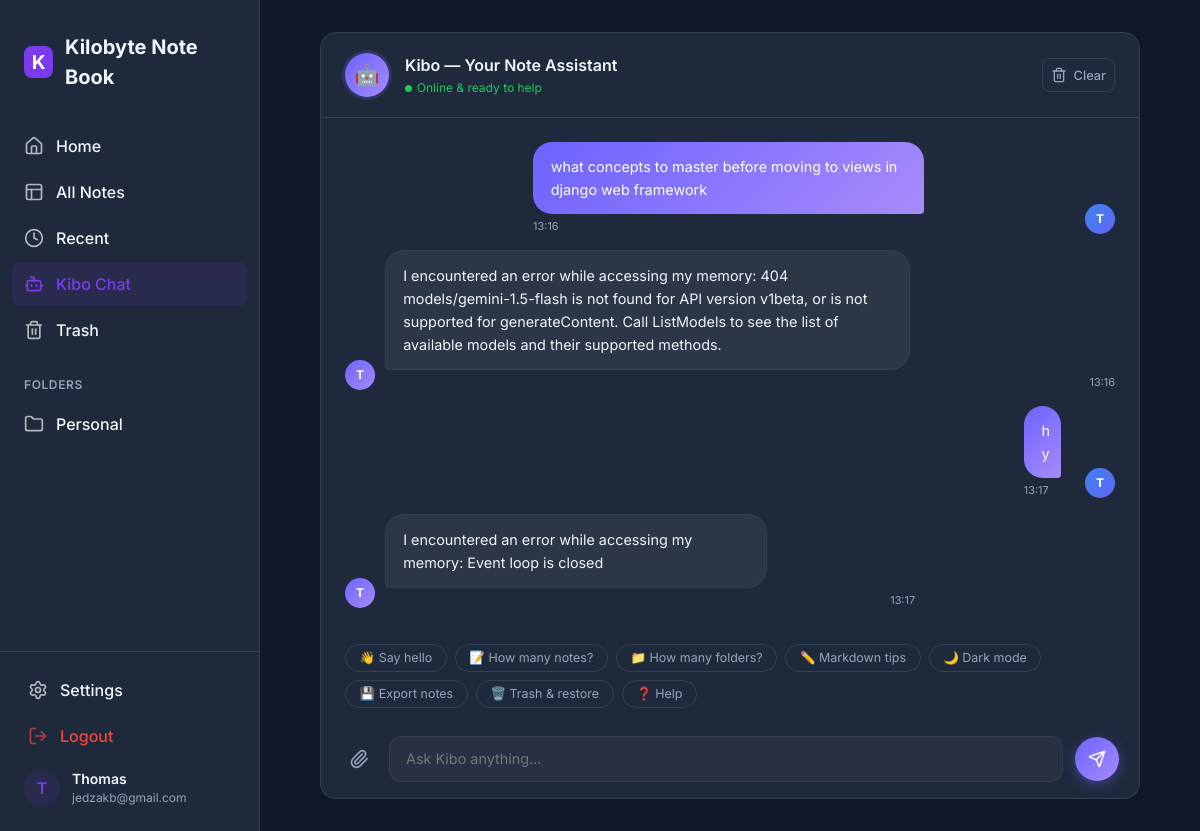
The app's page /chatbot/ (signed in) with its own data.
### main/models.py (models this page shows, shortened)
class Folder(models.Model):
    name = models.CharField(max_length=100)
    user = models.ForeignKey(User, on_delete=models.CASCADE)

class ChatMessage(models.Model):
    user = models.ForeignKey(User, on_delete=models.CASCADE, db_index=True)
    role = models.CharField(max_length=10, choices=[('user', 'User'), ('bot', 'Bot')])
    message = models.TextField()
    has_attachment = models.BooleanField(default=False)
    created_at = models.DateTimeField(auto_now_add=True, db_index=True)

### main/views.py (the view, shortened to what this page needs)
# urls.py: path('chatbot/', views.chatbot, name='chatbot'),
async def chatbot(request):
    if not await sync_to_async(lambda: request.user.is_authenticated)():
        return redirect('/login/')
    history = await sync_to_async(lambda: list(ChatMessage.objects.filter(user=request.user).order_by('created_at')))()
    return await sync_to_async(render)(request, 'main/chatbot.html', {'chat_history': history})

### main/context_processors.py (called while the page is built)
def folders_processor(request):
    if request.user.is_authenticated:
        user_settings, _ = UserSettings.objects.get_or_create(user=request.user)
        return {
            'user_folders': Folder.objects.filter(user=request.user),
            'user_settings': user_settings
        }
    return {'user_folders': []}

### main/templates/main/chatbot.html (shortened to what this page needs)
{% extends 'main/base.html' %}
{% load static %}
{% block content %}
<div class="chat-wrapper animate-fade-in">
  <div class="chat-header">
    <div class="bot-avatar">🤖</div>
    <div class="bot-info">
      <h3>Kibo — Your Note Assistant</h3>
      <div class="bot-status">
        <span class="status-dot"></span>
        Online & ready to help
      </div>
    </div>
    <button id="clear-chat-btn" onclick="clearChat()" title="Clear Conversation" style="margin-left: auto; background: transparent; border: 1px solid var(--border); color: var(--text-muted); padding: 0.5rem; border-radius: 0.5rem; cursor: pointer; display: flex; align-items: center; gap: 0.4rem; transition: all 0.2s;">
      <i data-lucide="trash-2" style="width:16px;height:16px;"></i>
      <span style="font-size: 0.8rem; font-weight: 500;">Clear</span>
    </button>
  </div>
  <div class="chat-messages" id="chat-messages">
    {% if not chat_history %}
    <div class="welcome-card">
      <div class="big-icon">🤖</div>
      <h4>Hey {{ user.username }}, I'm Kibo!</h4>
      <p>Your personal assistant for Kilobyte Note Book. Ask me about notes, folders, markdown, settings, or just say hi!</p>
    </div>
    <div class="msg-row bot-row" id="initial-greeting">
      <div class="msg-avatar bot-msg-avatar">K</div>
      <div>
        <div class="msg-bubble bot-bubble" id="greeting-bubble">
          👋 Hello <strong>{{ user.username }}</strong>! I'm Kibo, your note-taking assistant.
          Type <strong>help</strong> to see what I can do, or just ask away!
        </div>
        <div class="msg-time">Just now</div>
      </div>
    </div>
    {% else %}
      {% for chat in chat_history %}
      <div class="msg-row {% if chat.role == 'user' %}user-row{% else %}bot-row{% endif %}">
        <div class="msg-avatar {% if chat.role == 'user' %}user-msg-avatar{% else %}bot-msg-avatar{% endif %}">
          {{ chat.user.username|first|upper }}
        </div>
        <div>
          <div class="msg-bubble {% if chat.role == 'user' %}user-bubble{% else %}bot-bubble{% endif %}">
            {{ chat.message|linebreaksbr }}
          </div>
          <div class="msg-time">{{ chat.created_at|date:"H:i" }}</div>
        </div>
      </div>
      {% endfor %}
    {% endif %}
  </div>
  <div class="suggestion-chips" id="suggestion-chips">
    <button class="chip" onclick="sendChip(this)">👋 Say hello</button>
    <button class="chip" onclick="sendChip(this)">📝 How many notes?</button>
    <button class="chip" onclick="sendChip(this)">📁 How many folders?</button>
    <button class="chip" onclick="sendChip(this)">✏️ Markdown tips</button>
    <button class="chip" onclick="sendChip(this)">🌙 Dark mode</button>
    <button class="chip" onclick="sendChip(this)">💾 Export notes</button>
    <button class="chip" onclick="sendChip(this)">🗑️ Trash & restore</button>
    <button class="chip" onclick="sendChip(this)">❓ Help</button>
  </div>
  <div class="chat-input-bar">
    <button id="attach-btn" aria-label="Attach file" title="Attach file" onclick="document.getElementById('file-input').click()">
      <i data-lucide="paperclip" style="width:20px;height:20px;"></i>
    </button>
    <textarea
      id="chat-input"
      placeholder="Ask Kibo anything…"
      rows="1"
      aria-label="Chat message input"
    ></textarea>
    <button id="send-btn" aria-label="Send message" title="Send">
      <i data-lucide="send" style="width:18px;height:18px;"></i>
    </button>
  </div>
</div>
{% endblock %}

### main/templates/main/base.html (shortened to what this page needs)
{% load static %}
<!DOCTYPE html>
<html lang="en" {% if user_settings.dark_mode %}data-theme="dark"{% endif %}>
<head>
    <link rel="stylesheet" href="{% static 'main/css/style.css' %}">
</head>
<body>
    {% if user.is_authenticated and not hide_sidebar %}
    <div class="app-container">
        <aside class="sidebar" id="app-sidebar">
            <div class="sidebar-header">
                <div class="logo-icon">K</div>
                <h1 class="logo-text">Kilobyte Note Book</h1>
            </div>
            <nav class="sidebar-nav">
                <div class="nav-section">
                    <a href="{% url 'dashboard' %}" class="nav-item {% if request.resolver_match.url_name == 'dashboard' %}active{% endif %}">
                        <i data-lucide="home"></i>
                        Home
                    </a>
                    <a href="{% url 'home' %}" class="nav-item {% if request.resolver_match.url_name == 'home' %}active{% endif %}">
                        <i data-lucide="layout"></i>
                        All Notes
                    </a>
                    <a href="{% url 'recent_notes' %}" class="nav-item {% if request.resolver_match.url_name == 'recent_notes' %}active{% endif %}">
                        <i data-lucide="clock"></i>
                        Recent
                    </a>
                    <a href="{% url 'chatbot' %}" class="nav-item {% if request.resolver_match.url_name == 'chatbot' %}active{% endif %}">
                        <i data-lucide="bot"></i>
                        Kibo Chat
                    </a>
                    <a href="{% url 'trash' %}" class="nav-item {% if request.resolver_match.url_name == 'trash' %}active{% endif %}">
                        <i data-lucide="trash-2"></i>
                        Trash
                    </a>
                </div>
                <div class="nav-section">
                    <div class="nav-section-title">Folders</div>
                    {% for folder in user_folders %}
                    <a href="{% url 'folder_detail' folder.id %}" class="nav-item">
                        <i data-lucide="folder"></i>
                        {{ folder.name }}
                    </a>
                    {% empty %}
                    <a href="{% url 'folders' %}" class="nav-item text-muted" style="font-size: 0.75rem;">
                        <i data-lucide="plus-circle"></i>
                        Create a folder
                    </a>
                    {% endfor %}
                </div>
            </nav>
            <div class="sidebar-footer">
                <a href="{% url 'settings' %}" class="nav-item">
                    <i data-lucide="settings"></i>
                    Settings
                </a>
                <a href="{% url 'logout' %}" class="nav-item text-danger">
                    <i data-lucide="log-out"></i>
                    Logout
                </a>
                <div class="user-profile">
                    <div class="user-avatar">{{ user.username|first|upper }}</div>
                    <div class="user-info">
                        <div class="user-name">{{ user.username }}</div>
                        <div class="user-email">{{ user.email|default:"user@example.com" }}</div>
                    </div>
                </div>
            </div>
        </aside>
        <main class="main-content">
            {% block content %}{% endblock %}
        </main>
    </div>
    {% endif %}
</body>
</html>

### main/static/main/css/style.css (style rules this page uses)
:root { --primary: #7c3aed; --primary-hover: #6d28d9; --primary-light: #ede9fe; --bg-main: #f8fafc; --bg-card: #ffffff; --text-main: #1e293b; --text-muted: #64748b; --border: #e2e8f0; --sidebar-bg: #ffffff; --sidebar-active: #f1f5f9; --bg-secondary: #f1f5f9; --card-bg: var(--bg-card); --text-primary: var(--text-main); --text-secondary: var(--text-muted); --border-color: var(--border); --danger: #ef4444; --success: #22c55e; --shadow-sm: 0 1px 2px 0 rgb(0 0 0 / 0.05); --shadow: 0 4px 6px -1px rgb(0 0 0 / 0.1), 0 2px 4px -2px rgb(0 0 0 / 0.1); --shadow-md: 0 10px 15px -3px rgb(0 0 0 / 0.1), 0 4px 6px -4px rgb(0 0 0 / 0.1); --radius: 12px; }
.text-danger { color: var(--danger) !important; }
[data-theme="dark"] { --bg-main: #0f172a; --bg-card: #1e293b; --text-main: #f1f5f9; --text-muted: #94a3b8; --border: #334155; --sidebar-bg: #1e293b; --sidebar-active: #334155; --bg-secondary: #334155; --card-bg: var(--bg-card); --text-primary: var(--text-main); --text-secondary: var(--text-muted); --border-color: var(--border); --primary-light: rgba(124, 58, 237, 0.1); }
* { margin: 0; padding: 0; box-sizing: border-box; font-family: 'Inter', -apple-system, BlinkMacSystemFont, "Segoe UI", Roboto, sans-serif; }
body { background-color: var(--bg-main); color: var(--text-main); line-height: 1.5; -webkit-font-smoothing: antialiased; overflow-x: hidden; }
.app-container { display: flex; min-height: 100vh; }
.sidebar { width: 260px; background-color: var(--sidebar-bg); border-right: 1px solid var(--border); display: flex; flex-direction: column; position: fixed; height: 100vh; z-index: 100; }
.main-content { flex: 1; margin-left: 260px; padding: 2rem; overflow-y: auto; }
.sidebar-header { padding: 2rem 1.5rem; display: flex; align-items: center; gap: 0.75rem; }
.logo-icon { width: 32px; height: 32px; background-color: var(--primary); border-radius: 8px; display: flex; align-items: center; justify-content: center; color: white; font-weight: bold; font-size: 1.2rem; }
.logo-text { font-weight: 700; font-size: 1.25rem; color: var(--text-main); }
.sidebar-nav { flex: 1; padding: 0 0.75rem; }
.nav-section { margin-bottom: 1.5rem; }
.nav-section-title { font-size: 0.75rem; font-weight: 600; text-transform: uppercase; color: var(--text-muted); padding: 0 0.75rem; margin-bottom: 0.5rem; letter-spacing: 0.05em; }
.nav-item { display: flex; align-items: center; gap: 0.75rem; padding: 0.625rem 0.75rem; color: var(--text-main); text-decoration: none; border-radius: 8px; font-weight: 500; transition: all 0.2s; margin-bottom: 2px; }
.nav-item.active { background-color: var(--primary-light); color: var(--primary); }
.nav-item svg { width: 20px; height: 20px; opacity: 0.7; }
.nav-item.active svg { opacity: 1; }
.sidebar-footer { padding: 1rem; border-top: 1px solid var(--border); }
.user-profile { display: flex; align-items: center; gap: 0.75rem; padding: 0.5rem; border-radius: 8px; }
.user-avatar { width: 36px; height: 36px; border-radius: 50%; background-color: var(--primary-light); display: flex; align-items: center; justify-content: center; color: var(--primary); font-weight: 600; }
.user-info { flex: 1; overflow: hidden; }
.user-name { font-size: 0.875rem; font-weight: 600; white-space: nowrap; overflow: hidden; text-overflow: ellipsis; }
.user-email { font-size: 0.75rem; color: var(--text-muted); white-space: nowrap; overflow: hidden; text-overflow: ellipsis; }
input, textarea, select { width: 100%; padding: 0.625rem 0.875rem; border-radius: 8px; border: 1px solid var(--border); background-color: var(--bg-card); color: var(--text-main); outline: none; transition: border-color 0.2s, box-shadow 0.2s; }
.animate-fade-in { animation: fadeIn 0.4s ease-out forwards; }

### records on screen
Folder: name "Personal"
ChatMessage: user.username|first "T", message "what concepts to master before moving to views in django web framework", created_at "13:16"
ChatMessage: user.username|first "T", message "I encountered an error while accessing my memory: 404 models/gemini-1.5-flash is not found for API version v1beta, or is not supported for generateContent. Call ListModels to see the list of available models and their supported methods.", created_at "13:16"
ChatMessage: user.username|first "T", message "hy", created_at "13:17"
ChatMessage: user.username|first "T", message "I encountered an error while accessing my memory: Event loop is closed", created_at "13:17"

### other values on screen
{{ user.username|first|upper }} "T"
{{ user.username }} "Thomas"
{{ user.email|default:"user@example.com" }} "jedzakb@gmail.com"
